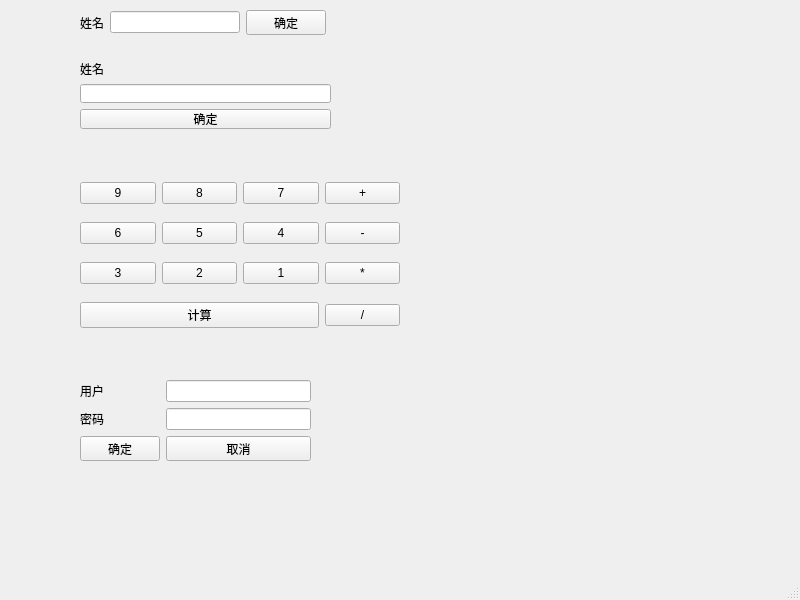
<?xml version="1.0" encoding="UTF-8"?>
<ui version="4.0">
 <class>MainWindow</class>
 <widget class="QMainWindow" name="MainWindow">
  <property name="geometry">
   <rect>
    <x>0</x>
    <y>0</y>
    <width>800</width>
    <height>600</height>
   </rect>
  </property>
  <property name="windowTitle">
   <string>MainWindow</string>
  </property>
  <widget class="QWidget" name="centralwidget">
   <widget class="QWidget" name="">
    <property name="geometry">
     <rect>
      <x>80</x>
      <y>10</y>
      <width>246</width>
      <height>25</height>
     </rect>
    </property>
    <layout class="QHBoxLayout" name="horizontalLayout">
     <item>
      <widget class="QLabel" name="label">
       <property name="text">
        <string>姓名</string>
       </property>
      </widget>
     </item>
     <item>
      <widget class="QLineEdit" name="lineEdit"/>
     </item>
     <item>
      <widget class="QPushButton" name="pushButton">
       <property name="text">
        <string>确定</string>
       </property>
      </widget>
     </item>
    </layout>
   </widget>
   <widget class="QWidget" name="">
    <property name="geometry">
     <rect>
      <x>80</x>
      <y>60</y>
      <width>251</width>
      <height>69</height>
     </rect>
    </property>
    <layout class="QVBoxLayout" name="verticalLayout">
     <item>
      <widget class="QLabel" name="label_2">
       <property name="text">
        <string>姓名</string>
       </property>
      </widget>
     </item>
     <item>
      <widget class="QLineEdit" name="lineEdit_2"/>
     </item>
     <item>
      <widget class="QPushButton" name="pushButton_2">
       <property name="text">
        <string>确定</string>
       </property>
      </widget>
     </item>
    </layout>
   </widget>
   <widget class="QWidget" name="">
    <property name="geometry">
     <rect>
      <x>80</x>
      <y>170</y>
      <width>320</width>
      <height>171</height>
     </rect>
    </property>
    <layout class="QGridLayout" name="gridLayout">
     <item row="0" column="0">
      <widget class="QPushButton" name="pushButton_3">
       <property name="text">
        <string>9</string>
       </property>
      </widget>
     </item>
     <item row="0" column="1">
      <widget class="QPushButton" name="pushButton_4">
       <property name="text">
        <string>8</string>
       </property>
      </widget>
     </item>
     <item row="0" column="2">
      <widget class="QPushButton" name="pushButton_5">
       <property name="text">
        <string>7</string>
       </property>
      </widget>
     </item>
     <item row="0" column="3">
      <widget class="QPushButton" name="pushButton_12">
       <property name="text">
        <string>+</string>
       </property>
      </widget>
     </item>
     <item row="1" column="0">
      <widget class="QPushButton" name="pushButton_6">
       <property name="text">
        <string>6</string>
       </property>
      </widget>
     </item>
     <item row="1" column="1">
      <widget class="QPushButton" name="pushButton_7">
       <property name="text">
        <string>5</string>
       </property>
      </widget>
     </item>
     <item row="1" column="2">
      <widget class="QPushButton" name="pushButton_8">
       <property name="text">
        <string>4</string>
       </property>
      </widget>
     </item>
     <item row="1" column="3">
      <widget class="QPushButton" name="pushButton_13">
       <property name="text">
        <string>-</string>
       </property>
      </widget>
     </item>
     <item row="2" column="0">
      <widget class="QPushButton" name="pushButton_9">
       <property name="text">
        <string>3</string>
       </property>
      </widget>
     </item>
     <item row="2" column="1">
      <widget class="QPushButton" name="pushButton_10">
       <property name="text">
        <string>2</string>
       </property>
      </widget>
     </item>
     <item row="2" column="2">
      <widget class="QPushButton" name="pushButton_11">
       <property name="text">
        <string>1</string>
       </property>
      </widget>
     </item>
     <item row="2" column="3">
      <widget class="QPushButton" name="pushButton_14">
       <property name="text">
        <string>*</string>
       </property>
      </widget>
     </item>
     <item row="3" column="3">
      <widget class="QPushButton" name="pushButton_16">
       <property name="text">
        <string>/</string>
       </property>
      </widget>
     </item>
     <item row="3" column="0" colspan="3">
      <widget class="QPushButton" name="pushButton_15">
       <property name="text">
        <string>计算</string>
       </property>
      </widget>
     </item>
    </layout>
   </widget>
   <widget class="QWidget" name="">
    <property name="geometry">
     <rect>
      <x>80</x>
      <y>380</y>
      <width>231</width>
      <height>81</height>
     </rect>
    </property>
    <layout class="QFormLayout" name="formLayout">
     <item row="0" column="0">
      <widget class="QLabel" name="label_3">
       <property name="text">
        <string>用户</string>
       </property>
      </widget>
     </item>
     <item row="0" column="1">
      <widget class="QLineEdit" name="lineEdit_3"/>
     </item>
     <item row="1" column="0">
      <widget class="QLabel" name="label_4">
       <property name="text">
        <string>密码</string>
       </property>
      </widget>
     </item>
     <item row="1" column="1">
      <widget class="QLineEdit" name="lineEdit_4"/>
     </item>
     <item row="2" column="0">
      <widget class="QPushButton" name="pushButton_17">
       <property name="text">
        <string>确定</string>
       </property>
      </widget>
     </item>
     <item row="2" column="1">
      <widget class="QPushButton" name="pushButton_18">
       <property name="text">
        <string>取消</string>
       </property>
      </widget>
     </item>
    </layout>
   </widget>
  </widget>
  <widget class="QMenuBar" name="menubar">
   <property name="geometry">
    <rect>
     <x>0</x>
     <y>0</y>
     <width>800</width>
     <height>23</height>
    </rect>
   </property>
  </widget>
  <widget class="QStatusBar" name="statusbar"/>
 </widget>
 <resources/>
 <connections/>
</ui>
